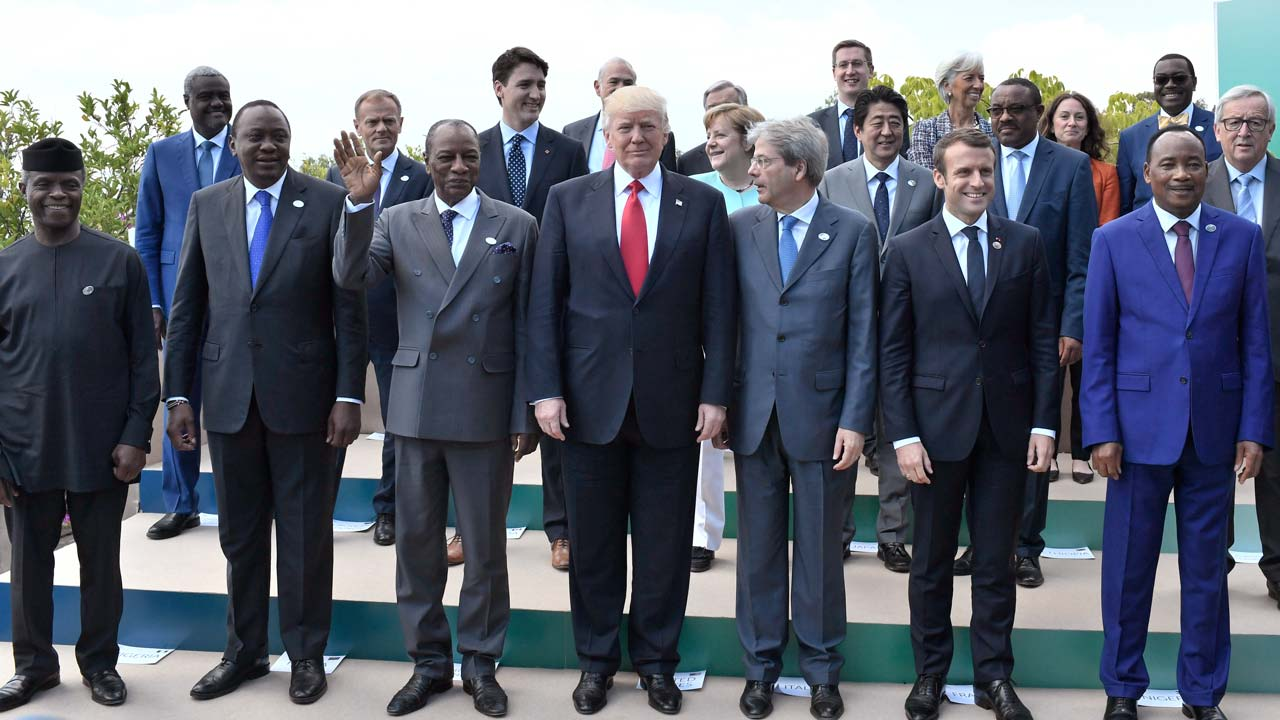
//> input picture FaceDetect/g7-summit.jpg, 1280 x 720 px
$ ./image_roi ../FaceDetect/g7-summit.jpg ../FaceDetect/g7.jpg   (built with g++ and OpenCV 4)
//> lines starting //> are read from the running program, lines starting //| are printed output that depends on the picture; after the words box and inside, x2 and y2 are one past the last pixel; in counts of white or black regions, pixels touching at a corner belong together
// 说明：图像的载入，显示，混合与输出
// VSC2015   OpenCV版本：3.41
#include <opencv2/imgproc/imgproc.hpp>
#include<opencv2/core/core.hpp>
#include<opencv2/highgui/highgui.hpp>
using namespace cv;

int main(int argc, char** argv) {
	const char* filename1 = argc >= 2 ? argv[1] : "../../images/lena.png";
	const char* filename2 = argc >= 3 ? argv[2] : "../../images/opencv-logo-small.png";

	//图像载入
	Mat image = imread(filename1);	//lena.png 第一张图片
//> image is the input picture: 720 rows x 1280 cols, CV_8UC3; mean B, G, R 113.3, 101, 95.5
	Mat logo = imread(filename2);	//opencv-logo-small.png为第二张图片
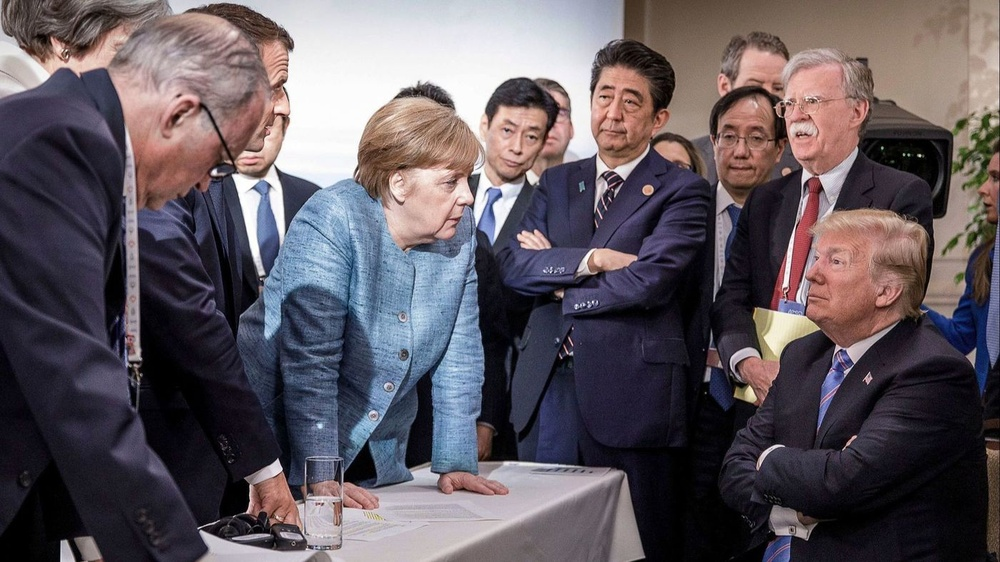
//> input picture FaceDetect/g7.jpg, 1000 x 562 px, shrunk from 1400 x 787 before the run
//> logo is the input picture: 562 rows x 1000 cols, CV_8UC3; mean B, G, R 94.5, 87.7, 96

	//载入后先显示
	char* winName1 = "1. 原画图";
	namedWindow(winName1);			//命名窗口
	imshow(winName1, image);		//显示窗口
	char* winName2 = "2. logo图";
	namedWindow(winName2);
	imshow(winName2, logo);

	//定义一个Mat类型，用于存放，图像的ROI
	Mat imageROI;
	//方法一
	imageROI = image(Rect(image.cols-logo.cols, image.rows-logo.rows, logo.cols, logo.rows));
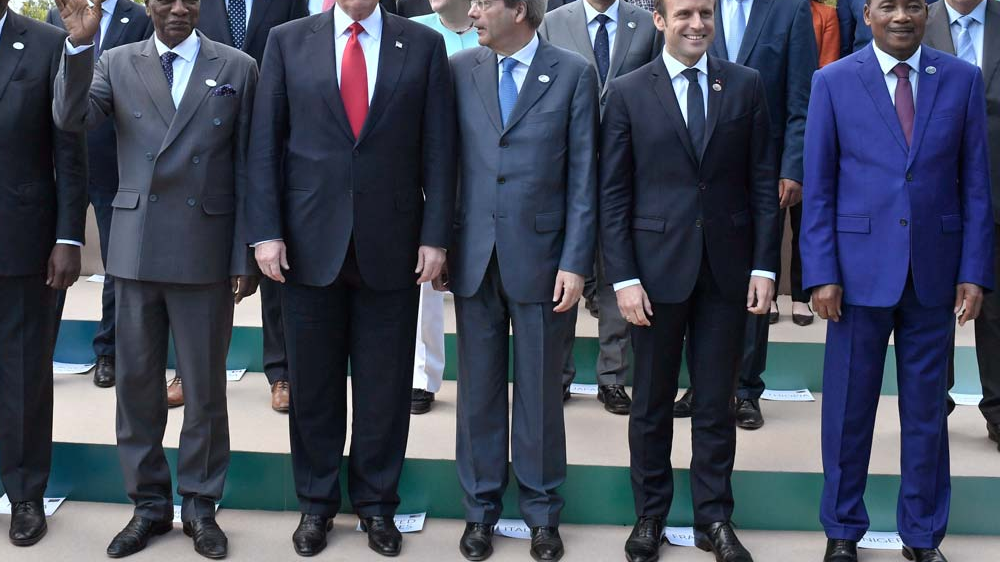
//> imageROI: 562 rows x 1000 cols, CV_8UC3; mean B, G, R 88.9, 71.7, 65.3
	//方法二
	//imageROI=image(Range(350,350+logo.rows),Range(800,800+logo.cols));

	Mat grayLogo, grayLogoThresh, grayLogoThreshInv;
	Mat maskedLogo, maskedFrame;
	// Extract region of interest (ROI) covering your face

	// Resize the face mask image based on the dimensions of the above ROI
	//resize(faceMask, faceMaskSmall, Size(w, h));

	// Convert the above image to grayscale
	cvtColor(logo, grayLogo, CV_BGR2GRAY);
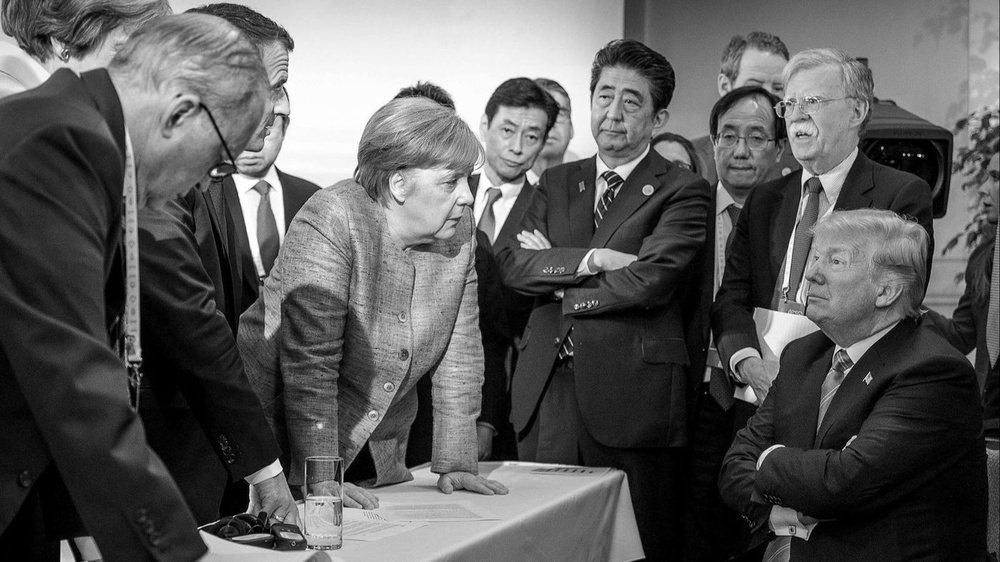
//> grayLogo: 562 rows x 1000 cols, CV_8UC1; min 0, max 255, mean 91

	// Threshold the above image to isolate the pixels associated only with the face mask
	threshold(grayLogo, grayLogoThresh, 0, 30, CV_THRESH_BINARY_INV);
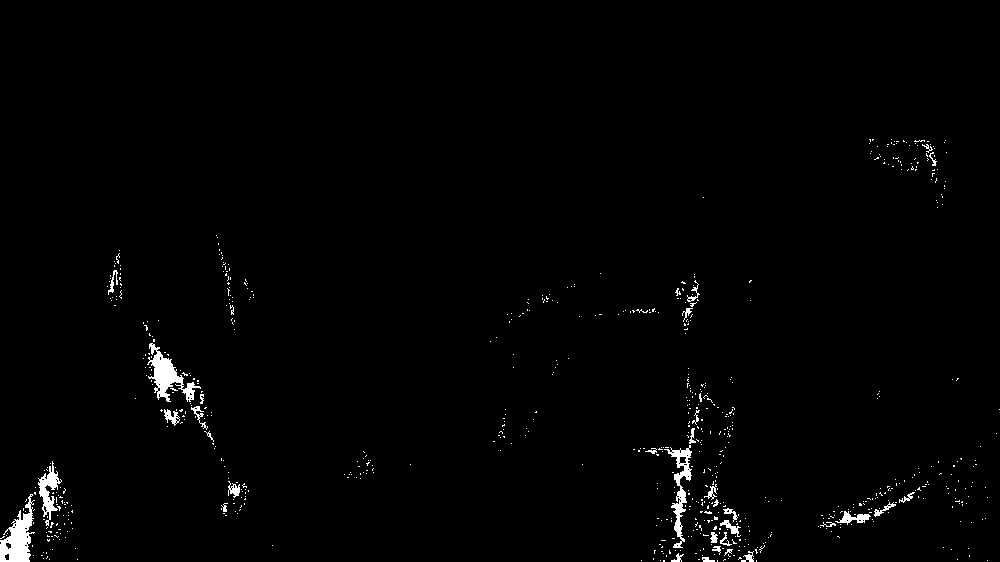
//> grayLogoThresh: 562 rows x 1000 cols, CV_8UC1; values 0 (black) and 30 (white), 1.3% white; 729 white regions (694 under 20 px), largest, box (x1, y1, x2, y2) and area: (0, 494, 35, 562) 1161, (147, 343, 201, 402) 1068, (664, 445, 692, 548) 811

	// Create mask by inverting the above image (because we don't want the background to affect the overlay)
	bitwise_not(grayLogoThresh, grayLogoThreshInv);

	// Use bitwise "AND" operator to extract precise boundary of face mask
	bitwise_and(logo, logo, maskedLogo, grayLogoThreshInv);

	// Use bitwise "AND" operator to overlay face mask
	bitwise_and(imageROI, imageROI, maskedFrame, grayLogoThresh);
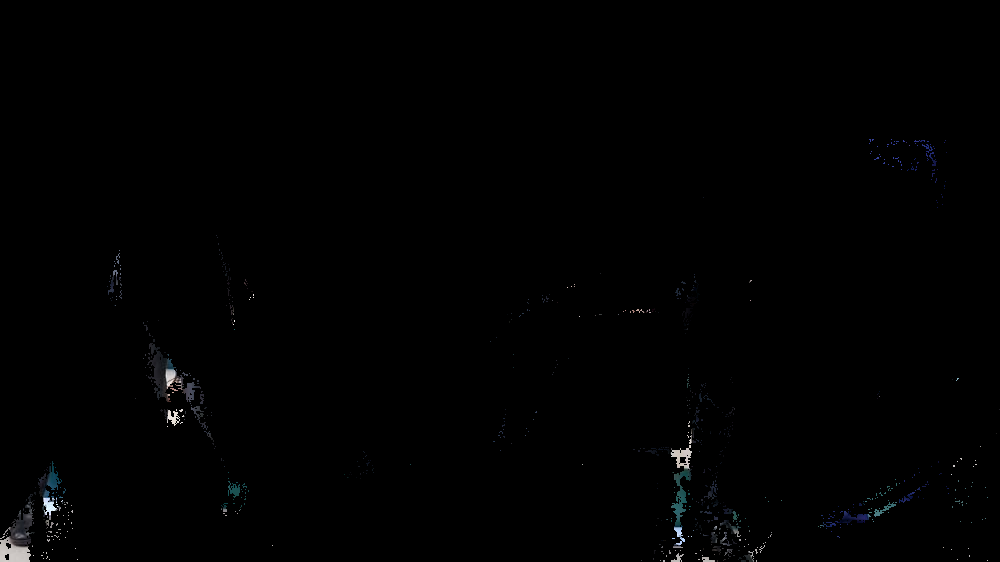
//> maskedFrame: 562 rows x 1000 cols, CV_8UC3; mean B, G, R 1.2, 1.1, 1

	imshow("MaskedLogo", maskedLogo);
	imshow("MaskedFrame", maskedFrame);

	// Add the above masked images and place it in the original frame ROI to create the final image
	add(maskedLogo, maskedFrame, image(Rect(image.cols - logo.cols, image.rows - logo.rows, logo.cols, logo.rows)));
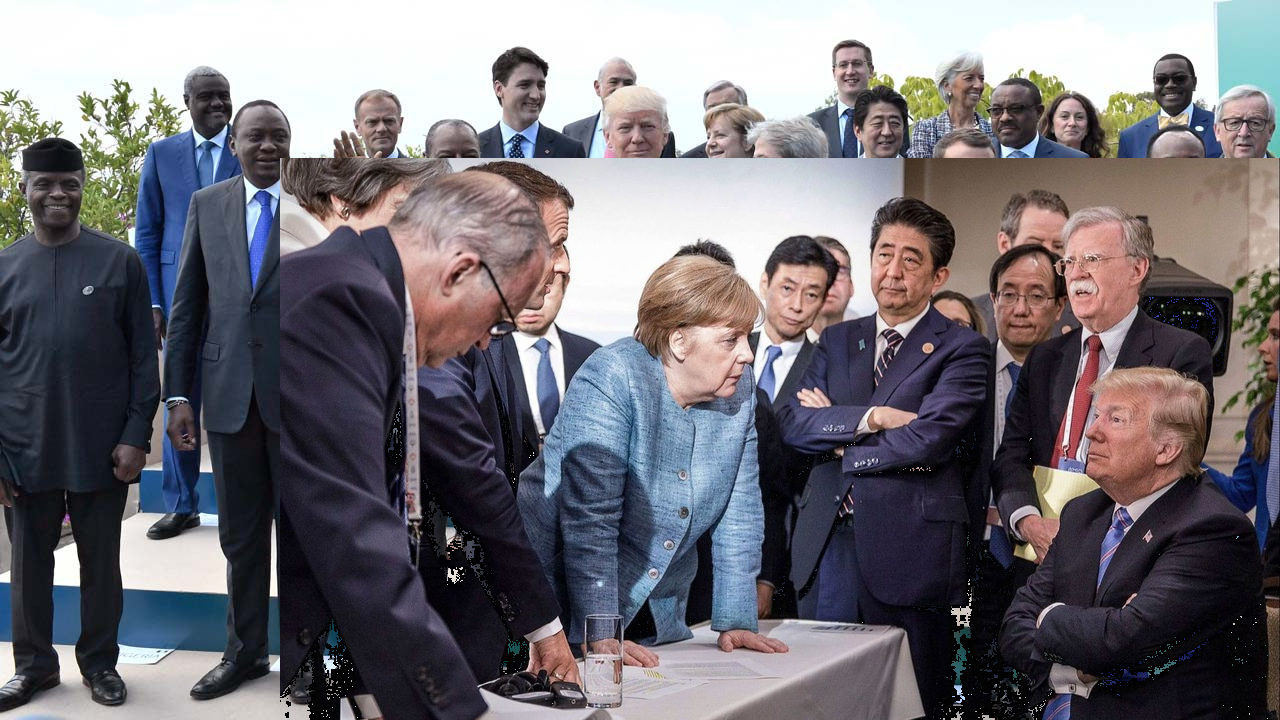
//> image: 720 rows x 1280 cols, CV_8UC3; mean B, G, R 117.4, 111.4, 114.8
	//显示结果
	char* winName3 = "3. 原画+logo图";
	namedWindow(winName3);
	imshow(winName3, image);

	//输出一张jpg图片到项目目录下
	imwrite("result.jpg", image);

	waitKey();
	return 0;
}
